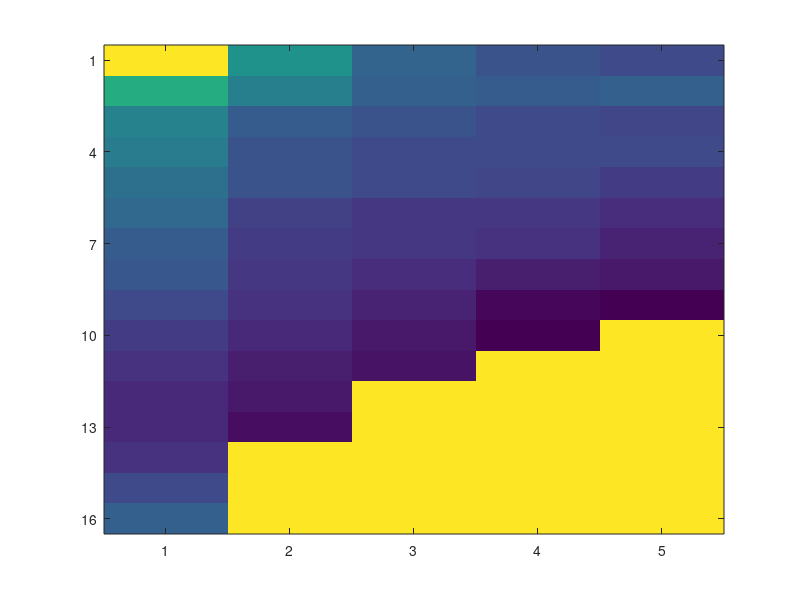

MATLAB code to generate this figure: (Note: this script raises an error after producing the figure.)
res = load('data_files/allreg5f.mat');  % Uncomment for the "minimum devaion method"
%res = load('data_files/allqp5f1.mat'); % Uncomment for the "regression
%tree method


% Max and min color bar, fontsize ++
cmax = 18;
cmin = 4;
sz  =16;
tsz = 20;
ssz = 14;
res = res.res;
max_order = 5;


% Training loss
figure;
Train = zeros(length(res{1}(:,1)),max_order);
for d = 1:max_order
    Train(1:numel(res{d}(:,1)),d) = res{d}(:,2);
end

Train(Train==0)=inf;
imagesc(Train);
yticks(1:3:length(res{1}));
yticklabels(int2str(res{1}(1:3:end,1)));
xticks(1:max_order);

colormap hot;
xlabel('order','FontSize',sz);
ylabel('local models','FontSize',sz)
title('Training loss','FontSize',tsz);
hcb=colorbar;
caxis([cmin, cmax]);
colorTitleHandle = get(hcb,'Title');
set(colorTitleHandle ,'String','Loss (steps)','FontSize',ssz);
set(gcf,'color','w');
% Validation loss
figure;
Val = zeros(length(res{1}(:,1)),max_order);
for d = 1:max_order
    Val(1:numel(res{d}(:,1)),d) = res{d}(:,3);
end

Val(Val==0)=inf;
imagesc(Val);
yticks(1:3:length(res{1}));
yticklabels(int2str(res{1}(1:3:end,1)));
xticks(1:max_order);
hcb =colorbar;
caxis([cmin, cmax]);
colormap hot;
xlabel('order','FontSize',sz);
ylabel('local models','FontSize',sz)
title('Validation loss','FontSize',tsz);
colorTitleHandle = get(hcb,'Title');
set(colorTitleHandle ,'String','Loss (steps)','FontSize',ssz);
set(gcf,'color','w');

%Exectution time
figure;
Time = zeros(length(res{1}(:,1)),max_order);
for d = 1:max_order
    Time(1:numel(res{d}(:,1)),d) = res{d}(:,5);
end

cmax = max(Time(:));
cmin = min(Time(:));

Time(Time==0)=inf;
imagesc(Time);
yticks(1:3:length(res{1}));
yticklabels(int2str(res{1}(1:3:end,1)));
xticks(1:max_order);

hcb = colorbar;
caxis([cmin cmax+0.5]);
colormap hot;
xlabel('order','FontSize',sz);
ylabel('local models','FontSize',sz)
title('Execution time','FontSize',tsz);
colorTitleHandle = get(hcb,'Title');
set(colorTitleHandle ,'String','Time (s)','FontSize',ssz);
set(gcf,'color','w');

